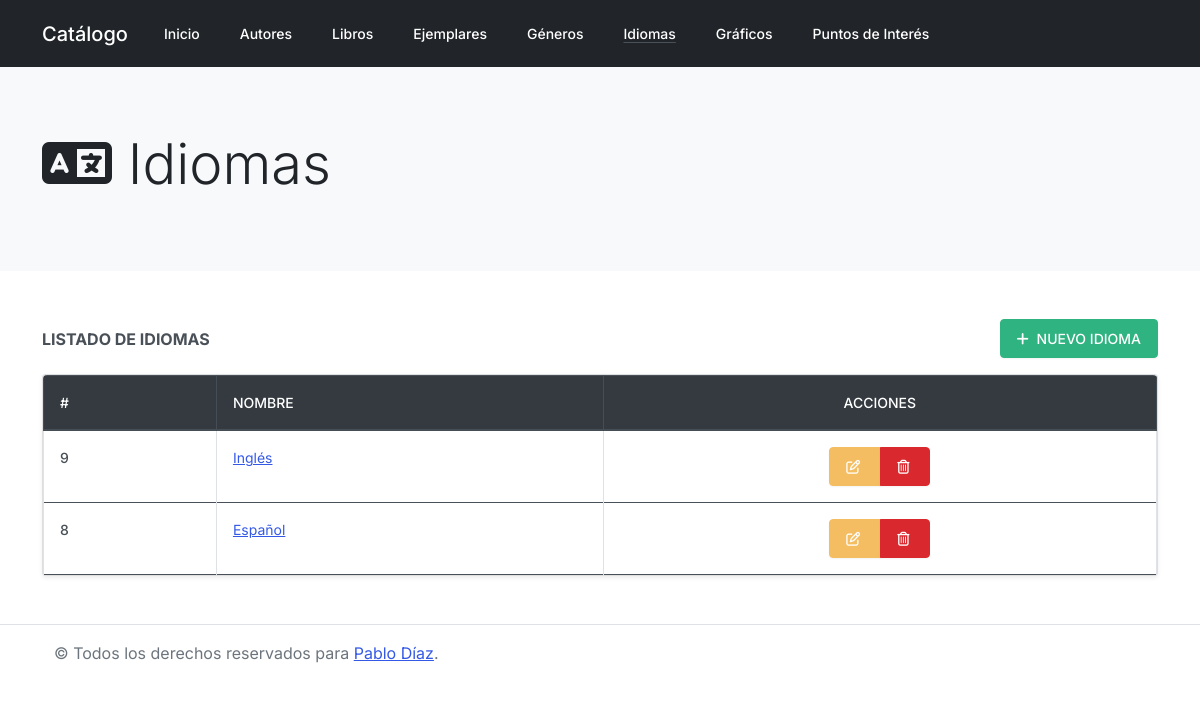
The page /catalogo/idiomas/ on the database its author committed.
### catalogo/models.py (models this page shows)
class Idioma(models.Model):
    nombre = models.CharField(max_length=50, help_text="Ingrese el nombre del idioma (xej. Español, Ingles, etc)")
    def __str__(self):
        return self.nombre

### catalogo/views.py (the view)
# urls.py: path('idiomas/', views.LanguageListView.as_view(), name='language_list'),
class LanguageListView(ListView):
    model = Idioma
    template_name = 'languages/index.html'
    paginate_by = 5
    def get_context_data(self, **kwargs):
        languages = Idioma.objects.order_by('-id')
        context = super(LanguageListView, self).get_context_data(**kwargs)
        paginator = Paginator(languages, self.paginate_by)
        page = self.request.GET.get('page')
        try:
            languages = paginator.page(page)
        except PageNotAnInteger:
            languages = paginator.page(1)
        except EmptyPage:
            languages = paginator.page(paginator.num_pages)
        context['languages'] = languages
        return context

### catalogo/templates/languages/index.html (shortened to what this page needs)
{% extends "base.html" %}
{% block jumbotron %}
    {% include "partials/jumbotron.html" with icon="<i class='fas fa-language'></i>" title="Idiomas" %}
{% endblock %}
{% block content %}
<div class="row">
    <div class="col-12">
        <div class="d-flex justify-content-between align-items-center mb-3">
            <span class="font-weight-bold">LISTADO DE IDIOMAS</span>
            <a href="{% url 'language_create' %}" class="btn btn-success">
                <i class="fas fa-plus mr-1"></i> NUEVO IDIOMA
            </a>
        </div>
        <div class="card shadow-sm">
            <div class="card-body table-responsive rounded-top p-0">
                <table class="table table-hover table-bordered mb-0">
                    <thead class="thead-dark">
                        <tr>
                            <th scope="col">#</th>
                            <th scope="col">Nombre</th>
                            <th scope="col" class="text-center">Acciones</th>
                        </tr>
                    </thead>
                    <tbody>
                        {% for language in languages %}
                        <tr>
                            <th scope="row">
                                {{ language.id }}
                            </th>
                            <td>
                                <a href="{% url 'language_details' language.id %}">{{ language.nombre }}</a>
                            </td>
                            <td class="text-center">
                                <div class="btn-group" role="group" aria-label="Basic example">
                                    <a href="{% url 'language_update' language.id %}" class="btn btn-warning">
                                        <i class="fas fa-edit font-weight-light mr-1"></i>
                                    </a>
                                    <button type="button" class="btn btn-danger" data-toggle="modal"
                                    data-target="#language-{{ language.id }}">
                                        <i class="fas fa-trash-alt font-weight-light mr-1"></i>
                                    </button>
                                </div>
                            </td>
                        </tr>
                        {% empty %}
                            <tr class="bg-red">
                                <td colspan="7" class="text-center">
                                    ¡Oops! No tenemos Idiomas en Catálogo.
                                </th>
                            </tr>
                        {% endfor %}
                    </tbody>
                </table>
            </div>
        </div>
    </div>
</div>
{% endblock %}

### rows shown on the page
Idioma: id "9", nombre "Inglés"
Idioma: id "8", nombre "Español"

### other values the page prints
{{ title }} "Idiomas"
